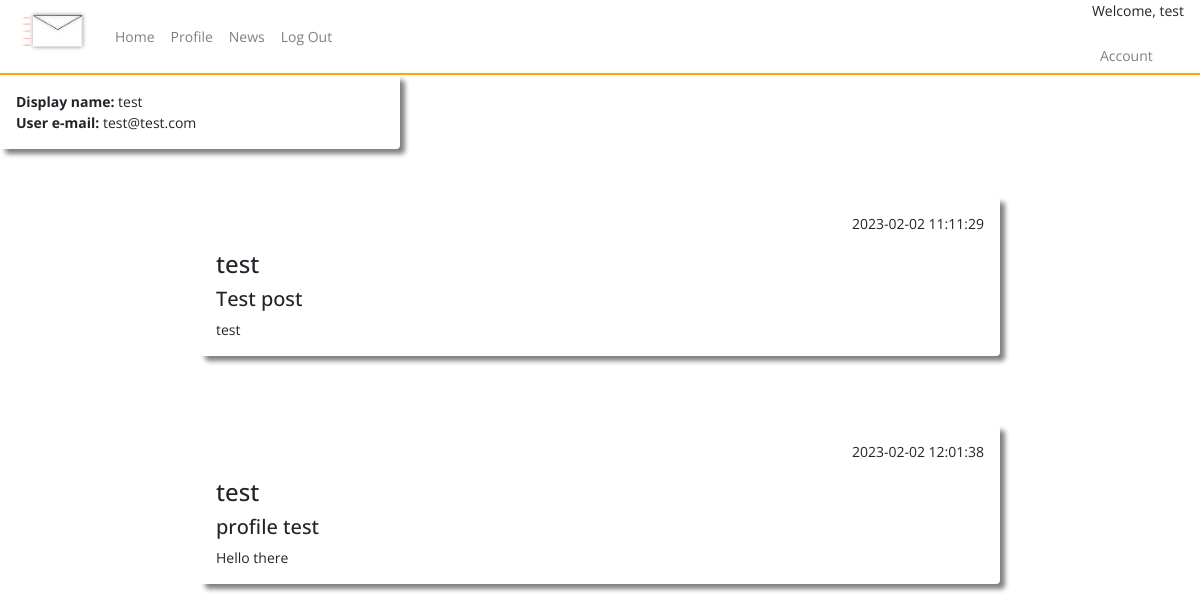
Screenshot of /profile (signed in) with the database file from the repository.
### tables this page shows
CREATE TABLE users (
    ID INTEGER PRIMARY KEY AUTOINCREMENT,
    username TEXT NOT NULL,
    password TEXT NOT NULL,
    email TEXT NOT NULL UNIQUE
);

CREATE TABLE posts (
    ID INTEGER PRIMARY KEY AUTOINCREMENT,
    title TEXT NOT NULL,
    content TEXT NOT NULL,
    by_user TEXT NOT NULL,
    created_at timestamp default current_timestamp
);

### app.py (the view)
@app.route("/profile")
def profile():
    user=query_db('SELECT * FROM users WHERE username = ?', [session['username']], True)
    user_posts=query_db('SELECT * FROM posts WHERE by_user = ?', [session['username']])
    return render_template('profile.html', user = user, user_posts = user_posts)

### app.py (called while the page is built)
def query_db(query, args=(), one=False):
    con = g._database = sqlite3.connect(DATABASE)
    con.row_factory = sqlite3.Row
    cur = con.execute(query, args)
    rv = cur.fetchall()
    cur.close()
    return (rv[0] if rv else None) if one else rv

### templates/profile.html (shortened to what this page needs)
{% include "layout.html" %}
{% include "nav.html" %}
<div class="container-fluid">
    <div class="row h-500">
        <div class="col-4 shadow p-3 mb-5 rounded">
            <b>Display name:</b> {{ user.username }}<br>
            <b>User e-mail:</b> {{ user.email }}
        </div>
    </div>
    {% for user_post in user_posts %}
    <div class="shadow mx-auto posts p-3 mb-5 rounded">
    <p align="right">{{  user_post.created_at  }}</p>
    <h4>{{ user_post.by_user }}</h4>
    <h5>{{ user_post.title }}</h5>
    {{ user_post.content }}<br/>
    </div>
    <br/>
    {% endfor %}
</div>

### static/css/style.css (style rules this page uses)
.shadow { box-shadow: 5px 5px 5px grey; }
.posts { width: 800px; }

### rows the page displays
users: username "test", email "test@test.com"
posts: created_at "2023-02-02 11:11:29", by_user "test", title "Test post", content "test"
posts: created_at "2023-02-02 12:01:38", by_user "test", title "profile test", content "Hello there"

### other values shown
{{ session.username }} "test"
